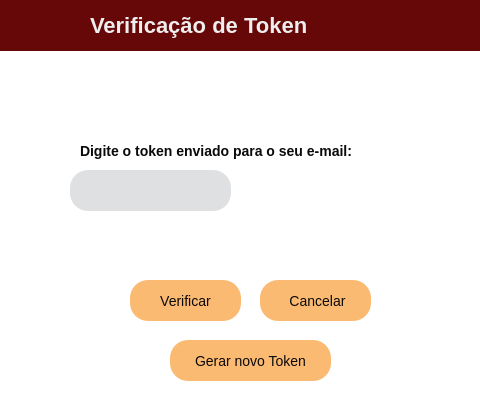
<?xml version="1.0" encoding="UTF-8"?>
<ui version="4.0">
 <class>Dialog</class>
 <widget class="QDialog" name="Dialog">
  <property name="geometry">
   <rect>
    <x>0</x>
    <y>0</y>
    <width>480</width>
    <height>400</height>
   </rect>
  </property>
  <property name="windowTitle">
   <string>Dialog</string>
  </property>
  <property name="styleSheet">
   <string notr="true">* {
    background-color: #ffffff;
	font-style: &quot;Segoe UI&quot;;
 	color: #0B090A;
}

QLabel {
    color: #0B090A;
    font-size: 14px;
    font-weight: bold;
}

QLineEdit {
    background-color: #DFE0E2;
    padding-left: 15px;
    border-radius: 18px;
	font-size: 18px;
}

QPushButton {
    background-color: #fbba72;
    border: 2px;
    border-radius: 18px;
    font-size: 14px;
    font-weight: regular;
}

QPushButton:hover {
    background-color: #399918;
    color: #EEEEEE
}

QPushButton:pressed {
    background-color: #6703c5;
    color: #EEEEEE;
}
</string>
  </property>
  <widget class="QLineEdit" name="user_field">
   <property name="geometry">
    <rect>
     <x>70</x>
     <y>170</y>
     <width>161</width>
     <height>41</height>
    </rect>
   </property>
   <property name="minimumSize">
    <size>
     <width>150</width>
     <height>41</height>
    </size>
   </property>
   <property name="focusPolicy">
    <enum>Qt::StrongFocus</enum>
   </property>
   <property name="inputMask">
    <string/>
   </property>
   <property name="text">
    <string/>
   </property>
   <property name="maxLength">
    <number>6</number>
   </property>
   <property name="clearButtonEnabled">
    <bool>true</bool>
   </property>
  </widget>
  <widget class="QLabel" name="email_label">
   <property name="geometry">
    <rect>
     <x>80</x>
     <y>140</y>
     <width>341</width>
     <height>21</height>
    </rect>
   </property>
   <property name="text">
    <string>Digite o token enviado para o seu e-mail:</string>
   </property>
  </widget>
  <widget class="QPushButton" name="btn_save">
   <property name="geometry">
    <rect>
     <x>130</x>
     <y>280</y>
     <width>111</width>
     <height>41</height>
    </rect>
   </property>
   <property name="minimumSize">
    <size>
     <width>0</width>
     <height>41</height>
    </size>
   </property>
   <property name="styleSheet">
    <string notr="true"/>
   </property>
   <property name="text">
    <string>Verificar</string>
   </property>
   <property name="icon">
    <iconset resource="../static/resource.qrc">
     <normaloff>:/icon/icon/carraca.png</normaloff>:/icon/icon/carraca.png</iconset>
   </property>
   <property name="iconSize">
    <size>
     <width>24</width>
     <height>24</height>
    </size>
   </property>
  </widget>
  <widget class="QPushButton" name="btn_close">
   <property name="geometry">
    <rect>
     <x>260</x>
     <y>280</y>
     <width>111</width>
     <height>41</height>
    </rect>
   </property>
   <property name="minimumSize">
    <size>
     <width>0</width>
     <height>41</height>
    </size>
   </property>
   <property name="styleSheet">
    <string notr="true">QPushButton:hover {
    background-color: #d60000;
    color: #EEEEEE
}</string>
   </property>
   <property name="text">
    <string> Cancelar</string>
   </property>
   <property name="icon">
    <iconset resource="../static/resource.qrc">
     <normaloff>:/icon/icon/excluir (1).png</normaloff>:/icon/icon/excluir (1).png</iconset>
   </property>
   <property name="iconSize">
    <size>
     <width>24</width>
     <height>24</height>
    </size>
   </property>
  </widget>
  <widget class="QWidget" name="window_title_bar" native="true">
   <property name="geometry">
    <rect>
     <x>0</x>
     <y>0</y>
     <width>481</width>
     <height>51</height>
    </rect>
   </property>
   <property name="styleSheet">
    <string notr="true">* {
background-color: qlineargradient(spread:pad, x1:0, y1:0, x2:1, y2:0, stop:0 rgba(102, 7, 8, 255), stop:1 rgba(102, 7, 8, 255));
}</string>
   </property>
   <widget class="QLabel" name="label_2">
    <property name="geometry">
     <rect>
      <x>90</x>
      <y>0</y>
      <width>321</width>
      <height>51</height>
     </rect>
    </property>
    <property name="styleSheet">
     <string notr="true">QLabel {
	background-color: transparent;
    color: #EEEEEE;
    font-size: 22px;
    font-weight: regular;
	font-style: &quot;Segoe UI&quot;;
}</string>
    </property>
    <property name="text">
     <string>Verificação de Token</string>
    </property>
   </widget>
  </widget>
  <widget class="QPushButton" name="btn_save_2">
   <property name="geometry">
    <rect>
     <x>170</x>
     <y>340</y>
     <width>161</width>
     <height>41</height>
    </rect>
   </property>
   <property name="minimumSize">
    <size>
     <width>0</width>
     <height>41</height>
    </size>
   </property>
   <property name="styleSheet">
    <string notr="true">QPushButton:hover {
    background-color: #399918;
    color: #EEEEEE
}</string>
   </property>
   <property name="text">
    <string>Gerar novo Token</string>
   </property>
   <property name="icon">
    <iconset resource="../static/resource.qrc">
     <normaloff>:/icon/icon/codigo-binario.png</normaloff>:/icon/icon/codigo-binario.png</iconset>
   </property>
   <property name="iconSize">
    <size>
     <width>24</width>
     <height>24</height>
    </size>
   </property>
  </widget>
 </widget>
 <resources>
  <include location="../static/resource.qrc"/>
 </resources>
 <connections/>
</ui>
